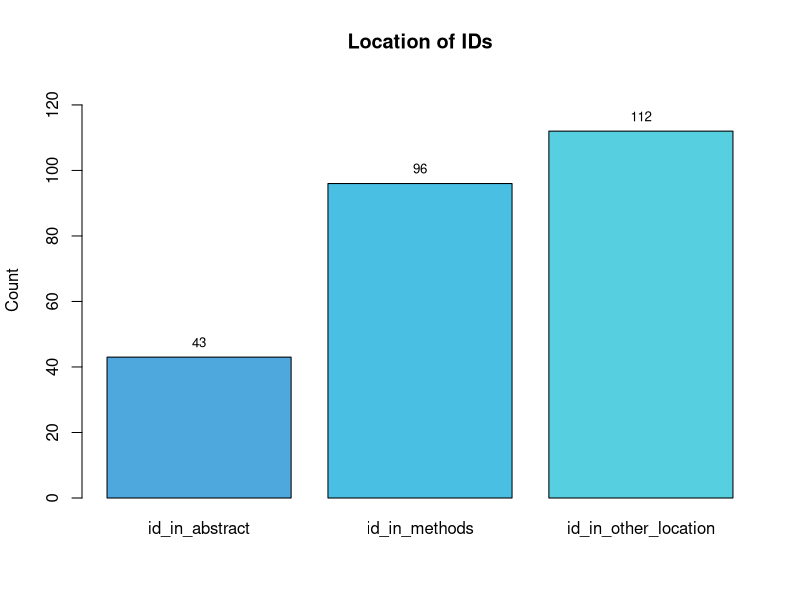
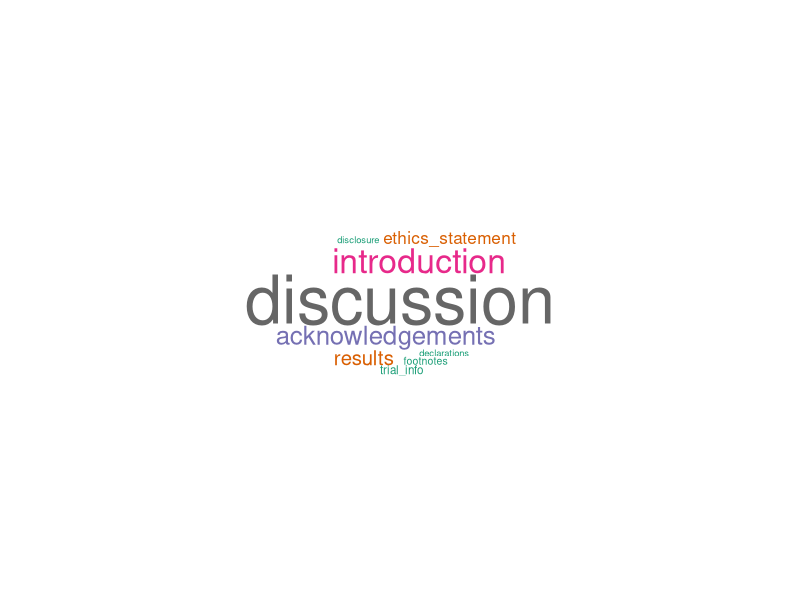
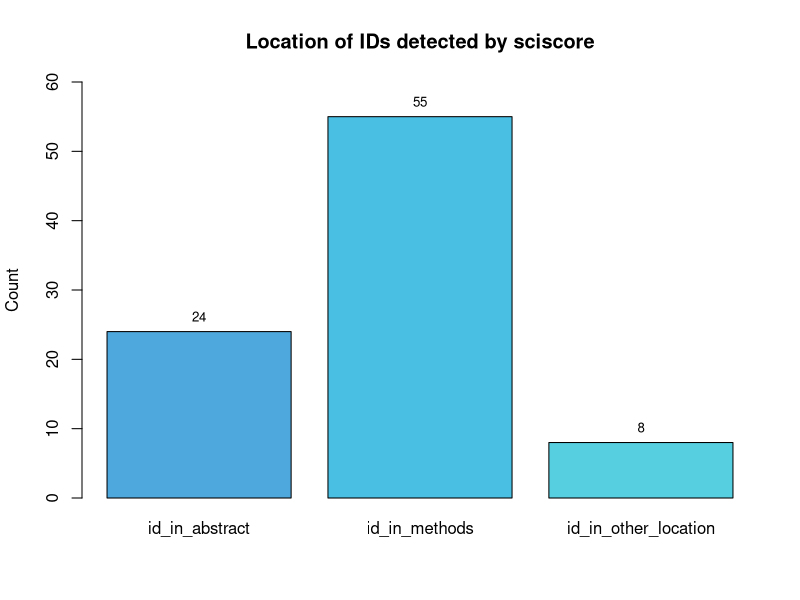
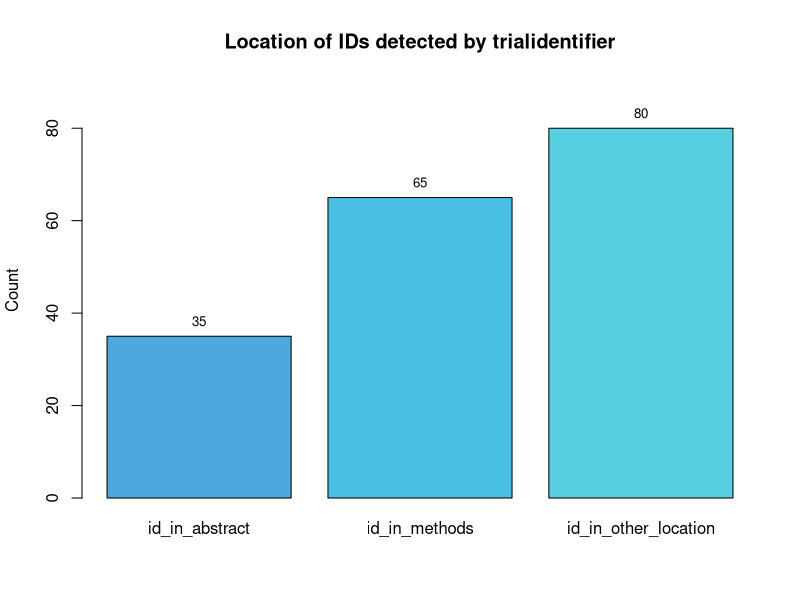
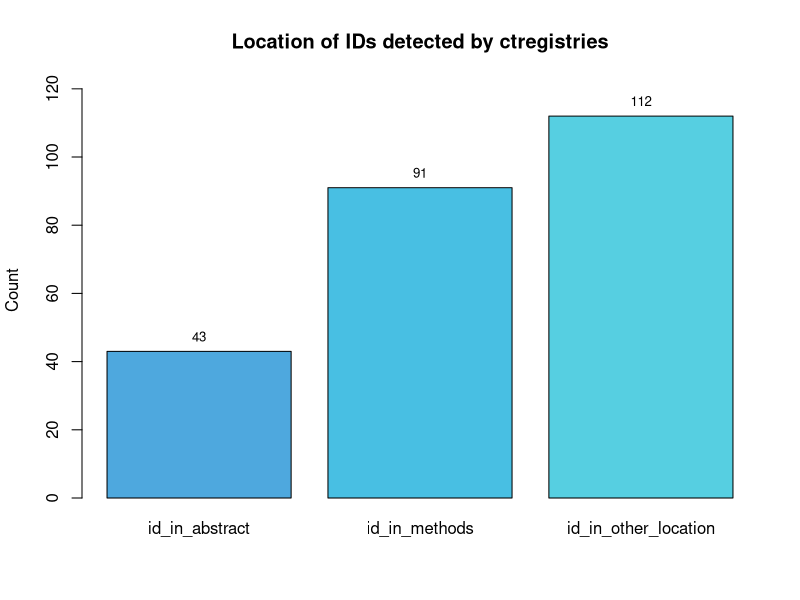
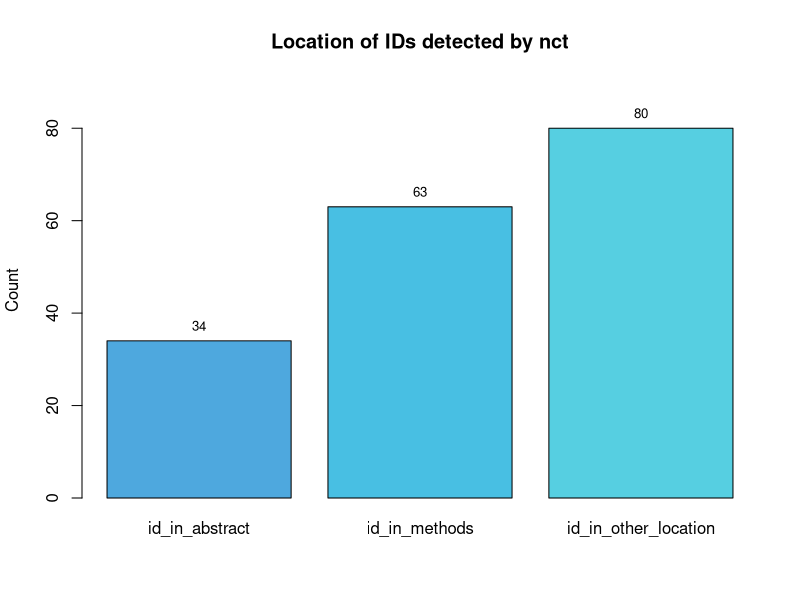
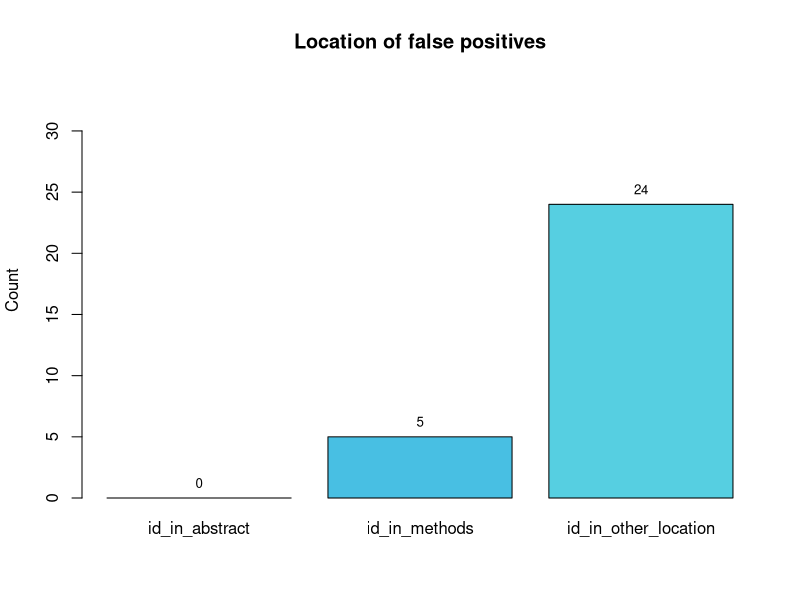

Source code (R) for these figures, in order:
## ---- chunk 1

library(readr)
library(dplyr)
library(ggplot2)
library(here)
library(wordcloud)
library(RColorBrewer)
library(knitr)
library(tidyverse)
## ---- chunk 2

#load dataset
data <- read_csv(here("data", "regset.csv"))

#general overview
data %>%
  count(id_type_group) %>%
  arrange(desc(n)) %>%
  kable()
## ---- chunk 3

data %>%
  filter(id_type_group == "trn") %>%
  count(id_type) %>%
  arrange(desc(n)) %>%
  kable()
## ---- chunk 4

data %>%
  filter(id_type_group == "protocol") %>%
  count(id_type_group) %>%
  arrange(desc(n)) %>%
  kable()
## ---- chunk 5

data %>%
  filter(id_type_group == "false_positive") %>%
  count(id_type) %>%
  arrange(desc(n)) %>%
  kable()
## ---- chunk 6

# Select only the three columns of interest
location <- data[, c("id_in_abstract", "id_in_methods", "id_in_other_location")]

# Count TRUE values for each selected variable
count_true <- colSums(location)

#select custom colors
custom_palette <- colorRampPalette(c("#4EA8DE", "#48BFE3", "#56CFE1"))

#create barplot
barplot(count_true, names.arg = colnames(location), 
        col = custom_palette(length(count_true)),
        main = "Location of IDs",
        ylab = "Count", ylim = c(0, max(count_true) + 15))

# Calculate the midpoints of the bars
bar_midpoints <- barplot(count_true, plot = FALSE)

# Add total count labels on each column (centered)
text(bar_midpoints, count_true, labels = count_true, pos = 3, col = "black", cex = 0.8)
## ---- chunk 7

# separating locations where there are more than 1 options
locations <- unlist(strsplit(as.character(data$other_location), ", "))

# Create a data frame with the table of frequencies
other_location <- as.data.frame(table(locations))

wordcloud(words = other_location$locations, 
          freq = other_location$Freq,
          min.freq = 0,
          max.words = 200,
          random.order = FALSE,
          rot.per = 0,
          colors = brewer.pal(8, "Dark2"))
## ---- chunk 8
#Calculating number of papers that were research articles
#Group data by PMCID
data %>%
  group_by(PMCID) %>%
  summarise(paper_is_research_article = any(paper_is_research_article)) %>%
  count(paper_is_research_article) %>%
  arrange(desc(paper_is_research_article)) %>%
  kable()
## ---- chunk 9
#Calculating number of IDs coming from papers that were research articles.
data %>%
  count(paper_is_research_article) %>%
  arrange(desc(paper_is_research_article)) %>%
  kable()
## ---- chunk 10

data %>%
  count(tools_agree) %>%
  arrange(desc(tools_agree)) %>%
  kable()
## ---- chunk 11

data %>%
  count(tools_agree, id_type_group) %>%
  arrange(desc(tools_agree)) %>%
  kable()
## ---- chunk 12
#subset of sciscore_hit = TRUE
sciscore <- subset(data, data$sciscore_hit %in% c("TRUE"))

sciscore %>%
  count(id_type_group, id_type) %>%
  kable()
## ---- chunk 13

# Select only the three columns of interest
location_analysis1 <- sciscore[, c("id_in_abstract", "id_in_methods", 
                                 "id_in_other_location")]

# Count TRUE values for each selected variable
count_true <- colSums(location_analysis1)

#create barplot
barplot(count_true, names.arg = colnames(location_analysis1), 
        col = custom_palette(length(count_true)), 
        main = "Location of IDs detected by sciscore", ylab = "Count",
        ylim = c(0, max(count_true) + 5))

#calculate midpoints of bars
bar_midpoints <- barplot(count_true, plot = FALSE)

#add total count
text(bar_midpoints, count_true, labels = count_true, pos = 3, col = "black", cex = 0.8)
## ---- chunk 14
#subset of trialidentifier_hit = TRUE
trialidentifier <- subset(data, data$trialidentifier_hit %in% c("TRUE"))

trialidentifier %>%
  count(id_type_group, id_type) %>%
  kable()
## ---- chunk 15

# Select only the three columns of interest
location_analysis2 <- trialidentifier[, c("id_in_abstract", "id_in_methods", 
                                 "id_in_other_location")]

# Count TRUE values for each selected variable
count_true <- colSums(location_analysis2)

#create barplot
barplot(count_true, names.arg = colnames(location_analysis2), 
        col = custom_palette(length(count_true)), 
        main = "Location of IDs detected by trialidentifier", ylab = "Count",
        ylim = c(0, max(count_true) + 10))

#calculate midpoints of bars
bar_midpoints <- barplot(count_true, plot = FALSE)

#add total count
text(bar_midpoints, count_true, labels = count_true, pos = 3, col = "black", cex = 0.8)
## ---- chunk 16
#subset of ctregistries_hit = TRUE
ctregistries <- subset(data, data$ctregistries_hit %in% c("TRUE"))

ctregistries %>%
  count(id_type_group) %>%
  arrange(desc(n)) %>%
  kable()

ctregistries %>%
  filter(id_type_group == "trn") %>%
  count(id_type) %>%
  arrange(desc(n)) %>%
  kable()
## ---- chunk 17

ctregistries %>%
  filter(id_type_group == "false_positive") %>%
  count(id_type) %>%
  arrange(desc(n)) %>%
  kable()
## ---- chunk 18

ctregistries %>%
  filter(id_type_group == "trn") %>%
  count(id_type) %>%
  arrange(desc(n)) %>%
  kable()
## ---- chunk 19

# Select only the three columns of interest
location_analysis3 <- ctregistries[, c("id_in_abstract", "id_in_methods", 
                                 "id_in_other_location")]

# Count TRUE values for each selected variable
count_true <- colSums(location_analysis3)

#create barplot
barplot(count_true, names.arg = colnames(location_analysis3), 
        col = custom_palette(length(count_true)), 
        main = "Location of IDs detected by ctregistries", ylab = "Count",
        ylim = c(0, max(count_true) + 10))

#calculate midpoints of bars
bar_midpoints <- barplot(count_true, plot = FALSE)

#add total count
text(bar_midpoints, count_true, labels = count_true, pos = 3, col = "black", cex = 0.8)
## ---- chunk 20
#subset of nct_hit = TRUE
nct <- subset(data, data$nct_hit %in% c("TRUE"))

nct %>%
  count(id_type_group, id_type) %>%
  arrange(desc(n)) %>%
  kable()
## ---- chunk 21

# Select only the three columns of interest
location_analysis4 <- nct[, c("id_in_abstract", "id_in_methods", 
                                 "id_in_other_location")]

# Count TRUE values for each selected variable
count_true <- colSums(location_analysis4)

#create barplot
barplot(count_true, names.arg = colnames(location_analysis4), 
        col = custom_palette(length(count_true)), 
        main = "Location of IDs detected by nct", ylab = "Count",
        ylim = c(0, max(count_true) + 10))

#calculate midpoints of bars
bar_midpoints <- barplot(count_true, plot = FALSE)

#add total count
text(bar_midpoints, count_true, labels = count_true, pos = 3, col = "black", cex = 0.8)
## ---- chunk 22

data %>%
  filter(id_type_group == "trn") %>% 
  count(ctregistries_hit, sciscore_hit, trialidentifier_hit, nct_hit) %>%
  kable()

## ---- chunk 23

false_positive <- data %>%
  filter(id_type_group == "false_positive")

# Select only the three columns of interest
location_analysis5 <- false_positive[, c("id_in_abstract", "id_in_methods", 
                                 "id_in_other_location")]

# Count TRUE values for each selected variable
count_true <- colSums(location_analysis5)

#create barplot
barplot(count_true, names.arg = colnames(location_analysis5), 
        col = custom_palette(length(count_true)), 
        main = "Location of false positives", ylab = "Count",
        ylim = c(0, max(count_true) + 10))

#calculate midpoints of bars
bar_midpoints <- barplot(count_true, plot = FALSE)

#add total count
text(bar_midpoints, count_true, labels = count_true, pos = 3, col = "black", cex = 0.8)

## ---- chunk 24

false_positive %>%
  filter(!is.na(other_location)) %>%
  group_by(id_type) %>%
  count(other_location) %>%
  arrange(desc(n)) %>%
  kable()
